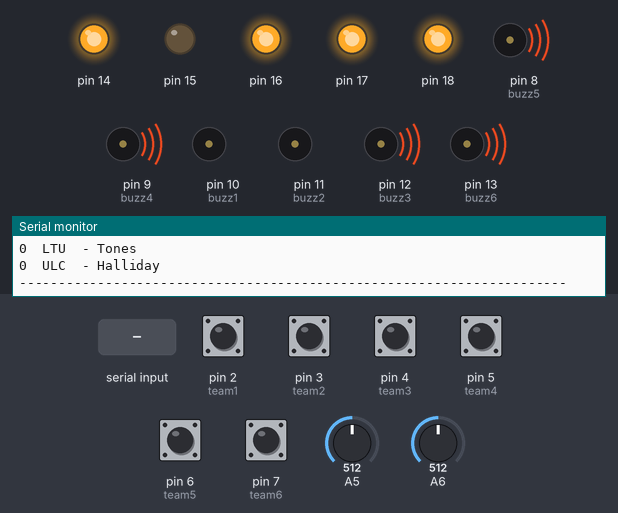
A sketch run on a simulated Arduino Nano, built with avr-gcc and run on an emulated ATmega328P. Parts: output pins drawn as LEDs (lit = HIGH), buzzer (waves = sounding, pin HIGH), the last lines printed to the serial monitor. The test bench sets the inputs (shaded band); at power-on: pin 2 (team1), pin 3 (team2), pin 4 (team3), pin 5 (team4), pin 6 (team5), pin 7 (team6) HIGH, A5 = 512, A6 = 512. Random numbers use the default seed unless the sketch sets one.

Above: at 4.5 s.
4.6 s: pin 4 (team3) pulled LOW for 0.2 s
At 7.1 s:
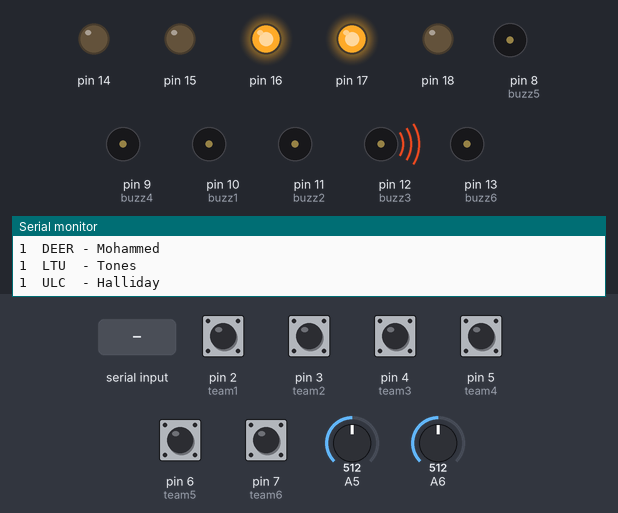
8.1 s: "k" received over Serial
11.6 s: "a5 \n" received over Serial
At 21.9 s:
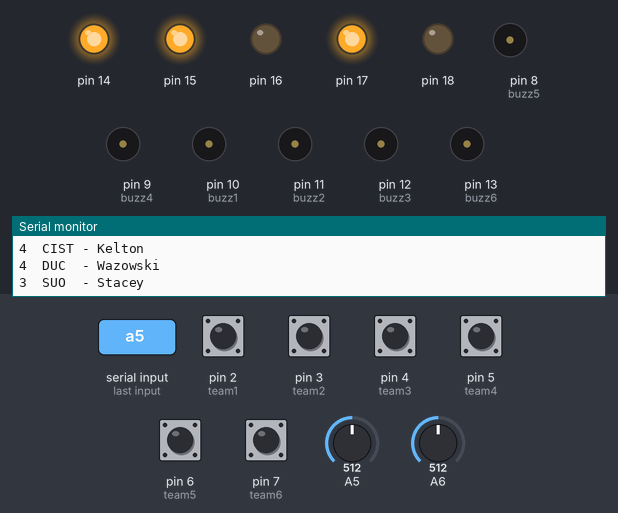
22.7 s: pin 3 (team2) pulled LOW for 0.2 s
26.2 s: byte 54 ('6') received over Serial
At 35.3 s:
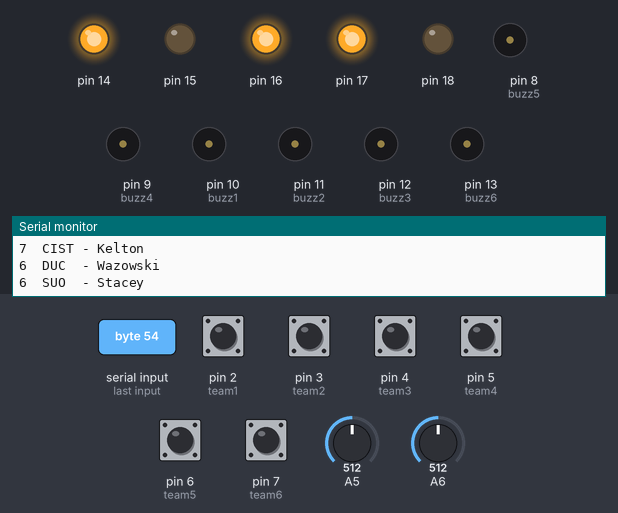
36.1 s: byte 55 ('7') received over Serial
At 39.5 s:
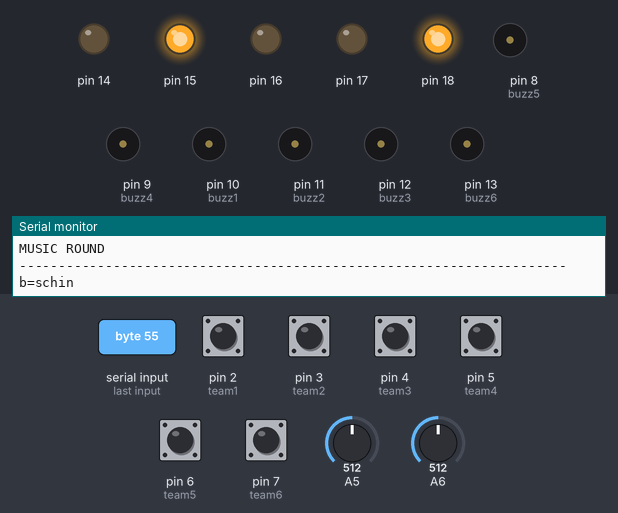
Timing chart, 0 to 41.6 s (numbered marks = the images above; inputs shaded):
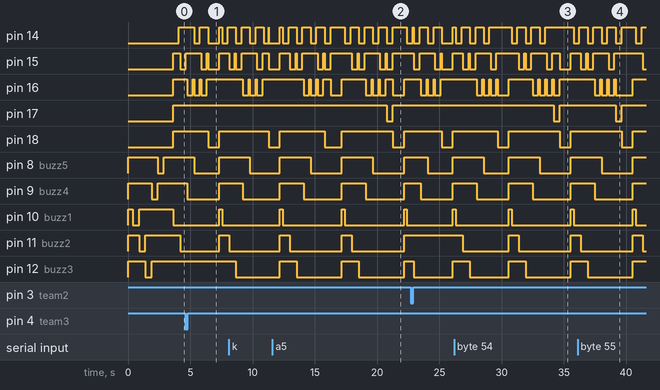

Measured:
- after the input at 11.6 s, pin 17: HIGH → LOW after 9.2 s, → HIGH 0.50 s later
- after the input at 22.7 s, pin 10 (buzz1): LOW → HIGH after 3.4 s
- after the input at 26.2 s, pin 17: HIGH → LOW after 8.0 s, → HIGH 0.50 s later
- after the input at 36.1 s, pin 17: HIGH → LOW after 3.1 s, → HIGH 0.50 s later
- by itself, pin 14: repeats every 5.0 s: 3 × (LOW 0.46 s, HIGH 0.66 s), LOW 0.50 s, HIGH 1.1 s
- by itself, pin 8 (buzz5): alternates HIGH for 2.5 s and LOW for 2.5 s
- by itself, pin 9 (buzz4): alternates HIGH for 1.9 s and LOW for 3.1 s
- by itself, pin 10 (buzz1): alternates HIGH for 0.23 s and LOW for 4.8 s

The sketch:

QuizBuz.ino
```cpp
/*
Quizbuzz by R Clayton
For Arduino Nano
 */


long randNumber;
char receivedChar = "";
int team = 0;
int readystate = 1;
String ts1 = "  CIST - Kelton"; // Carlisle Institute of Squirrels and Technology
String ts2 = "  DUC  - Wazowski"; // Ducks Uni Cambridge
String ts3 = "  SUO  - Stacey"; // Sumbag Uni Oxford
String ts4 = "  DEER - Mohammed"; // University of No Eye Deer.
String ts5 = "  LTU  - Tones"; // Llowda Tones University
String ts6 = "  ULC  - Halliday"; // university of life


int t1 = 0;
int t2 = 0;
int t3 = 0;
int t4 = 0;
int t5 = 0;
int t6 = 0;

//digital reads
int team1 = 2;
int team2 = 3;
int team3 = 4;
int team4 = 5;
int team5 = 6;
int team6 = 7;

//digital write lamps
int buzz1 = 10;
int buzz2 = 11;
int buzz3 = 12;
int buzz4 = 9;
int buzz5 = 8;
int buzz6 = 13;

//int busy = A4;

//not sure why this needs to be here and not in the IF.
int team1bp = 0;
int team2bp = 0;
int team3bp = 0;
int team4bp = 0;
int team5bp = 0;
int team6bp = 0;


void setup() {
  // put your setup code here, to run once:]
  DDRC = B00011111;
  Serial.begin(9600);
  //pinMode(reset,INPUT_PULLUP);
  pinMode(team1,INPUT_PULLUP);
  pinMode(team2,INPUT_PULLUP);
  pinMode(team3,INPUT_PULLUP);
  pinMode(team4,INPUT_PULLUP);
  pinMode(team5,INPUT_PULLUP);
  pinMode(team6,INPUT_PULLUP);
  pinMode(A5,INPUT);
  pinMode(A6,INPUT);
  pinMode(A7,INPUT);

  pinMode(buzz1,OUTPUT);
  pinMode(buzz2,OUTPUT);
  pinMode(buzz3,OUTPUT);
  pinMode(buzz4,OUTPUT);
  pinMode(buzz5,OUTPUT);
  pinMode(buzz6,OUTPUT);
  digitalWrite(buzz1,HIGH);
  digitalWrite(buzz2,HIGH);
  digitalWrite(buzz3,HIGH);
  digitalWrite(buzz4,HIGH);
  digitalWrite(buzz5,HIGH);
  digitalWrite(buzz6,HIGH);
  score();
  lampcheck();
}

void loop() {
  //read quiz buttons
  delay(200);
  if (readystate == 1) {
  if (digitalRead(team1) == 1 ) { Serial.println("----------------------------------------------------------------------"); Serial.print(ts1); Serial.println(" Answered"); t1++; readystate = 0; receivedChar = 'k' ;  digitalWrite(buzz1, LOW); soundoutput(); }
  if (digitalRead(team2) == 1 ) { Serial.println("----------------------------------------------------------------------"); Serial.print(ts2); Serial.println(" Answered"); t2++; readystate = 0; receivedChar = 'W' ;  digitalWrite(buzz2, LOW); soundoutput(); }
  if (digitalRead(team3) == 1 ) { Serial.println("----------------------------------------------------------------------"); Serial.print(ts3); Serial.println(" Answered"); t3++; readystate = 0; receivedChar = 's' ;  digitalWrite(buzz3, LOW); soundoutput(); }
  if (digitalRead(team4) == 1 ) { Serial.println("----------------------------------------------------------------------"); Serial.print(ts4); Serial.println(" Answered"); t4++; readystate = 0; receivedChar = 'm' ;  digitalWrite(buzz4, LOW); soundoutput(); }
  if (digitalRead(team5) == 1 ) { Serial.println("----------------------------------------------------------------------"); Serial.print(ts5); Serial.println(" Answered"); t5++; readystate = 0; receivedChar = 't' ;  digitalWrite(buzz5, LOW); soundoutput(); }
  if (digitalRead(team6) == 1 ) { Serial.println("----------------------------------------------------------------------"); Serial.print(ts6); Serial.println(" Answered"); t6++; readystate = 0; receivedChar = 'h' ;  digitalWrite(buzz6, LOW);  soundoutput(); }

  }

  //if (digitalRead(reset) == 1 ) { Serial.println("LAMP off"); receivedChar = 'c' ;  Serial.println("RESET"); soundoutput(); }
  delay(100);
  if (Serial.available() >0){
  receivedChar = Serial.read();
  soundoutput();
  }

  //Serial.print("a5 "); Serial.println(analogRead(A5));
  //Serial.print("a6 "); Serial.println(analogRead(A6));
  //Serial.print("a7 "); Serial.println(analogRead(A7));
  if (analogRead(A5) > 500 ){  receivedChar = 'r' ; soundoutput(); } //reset
  if (analogRead(A6) > 500 ){  receivedChar = 'D' ; soundoutput(); } //incorrect
  //if (analogRead(A7) >= 1000 ){ receivedChar = 'B' ; soundoutput; } //bonus


 }
```

lampcheck.ino
```cpp
void lampcheck()
{
  digitalWrite(buzz1,LOW);  delay(500);  digitalWrite(buzz1,HIGH);
  digitalWrite(buzz2,LOW);  delay(500);  digitalWrite(buzz2,HIGH);
  digitalWrite(buzz3,LOW);  delay(500);  digitalWrite(buzz3,HIGH);
  digitalWrite(buzz4,LOW);  delay(500);  digitalWrite(buzz4,HIGH);
  digitalWrite(buzz5,LOW);  delay(500);  digitalWrite(buzz5,HIGH);
  digitalWrite(buzz6,LOW);  delay(500);  digitalWrite(buzz6,HIGH);
}
```

score.ino
```cpp
void score(){
  Serial.println("----------------------------------------------------------------------");
  Serial.print(t1); Serial.println(ts1);
  Serial.print(t2); Serial.println(ts2);
  Serial.print(t3); Serial.println(ts3);
  Serial.print(t4); Serial.println(ts4);
  Serial.print(t5); Serial.println(ts5);
  Serial.print(t6); Serial.println(ts6);
  Serial.println("----------------------------------------------------------------------");
  Serial.println("Press i=wrong r=right a=cliff d=halliday" );
  Serial.println("k=CIST w=DUC s=Scumbag m=deer 5=Lowda h=Life" );
  Serial.println("MUSIC ROUND");
  Serial.println("----------------------------------------------------------------------");
  Serial.println("b=schin " );


}
```

soundoutput.ino
```cpp
void soundoutput() {
  if (receivedChar == 'k' ) { PORTC = B00011110;  team = 1;   score();  } //team1 sound 0001
  if (receivedChar == 'W' ) { PORTC = B00011101;  team = 2;   score();  } //team2 sound 0002
  if (receivedChar == 's' ) { PORTC = B00011100;  team = 3;   score();  } //team3 sound 0003
  if (receivedChar == 'm' ) { PORTC = B00011011;  team = 4;   score();  } //team4 sound 0004
  if (receivedChar == 't' ) { PORTC = B00011010;  team = 5;   score();  } //team5 sound 0005
  if (receivedChar == 'h' ) { PORTC = B00011001;  team = 6;   score();  } //team6 sound 0006

  if (receivedChar == '1' ) { PORTC = B00011000;  delay(500); } //007 Gladiator
  if (receivedChar == '2' ) { PORTC = B00010111;  delay(500); } //008 Schindler
  if (receivedChar == '3' ) { PORTC = B00010110;  delay(500); } //009 Dovark 9th
  if (receivedChar == '4' ) { PORTC = B00010101;  delay(500); } //010 Cumberland Friendas
  if (receivedChar == '5' ) { PORTC = B00010100;  delay(500); } //011 Propaganda
  if (receivedChar == '6' ) { PORTC = B00010011;  delay(500); } //012  Berlinda
  if (receivedChar == '7' ) { PORTC = B00010010;  delay(500); } //013  top gun
  if (receivedChar == '8' ) { PORTC = B00010001;  delay(500); } //14 Police titanium
  if (receivedChar == '9' ) { PORTC = B00010000;  delay(500); } //15 911 body Shakin
  if (receivedChar == '0' ) { PORTC = B00001111;  delay(500); } //16 Strangerr
  //RIGHT
  if (receivedChar == 'c' )  { PORTC = B00001110; delay(500); } // 17 Theame RTune
  if (receivedChar == 'i' )  { PORTC = B00001101; delay(500);} // 18 Jingle
  if (receivedChar == 'a' ) { PORTC = B00001100; delay(500); } // 19 correct
  if (receivedChar == 'B' ) { PORTC = B00001011; delay(500); } // 20 oh yeah
  if (receivedChar == 'd' ) { PORTC = B00001010; delay(500); } // 21 cliff
  if (receivedChar == 'e' ) { PORTC = B00001001; delay(500); } // 22 winner
  if (receivedChar == 'f' ) { PORTC = B00001000; delay(500); } // 23 yay
  if (receivedChar == 'g' ) { PORTC = B00000111; delay(500); } // 24 zing
  //WRONG
  if (receivedChar == 'j' ) { PORTC = B00000110; delay(500); } // 25 completely useless answer
  if (receivedChar == 'l' ) { PORTC = B00000101; delay(500); } // 26 No!
  if (receivedChar == 'n' ) { PORTC = B00000100; delay(500); } // 27 what no
  if (receivedChar == 'o' ) { PORTC = B00000011; delay(500); } // 28 completely wrongp
  if (receivedChar == 'p' ) { PORTC = B00000010; delay(500); } // 29 No No No Techno
  if (receivedChar == 'q' ) { PORTC = B00000001; delay(500); } // 30 plonker


  PORTC = B00011111;

  if (receivedChar == 'w' ) {
     randNumber = random(1,6);
     Serial.print("wrong"); Serial.println(randNumber);
     if (randNumber == 1 ) { PORTC = B00000110; delay(500);  Serial.println(randNumber);}
     if (randNumber == 2 ) { PORTC = B00000101; delay(500);  Serial.println(randNumber);}
     if (randNumber == 3 ) { PORTC = B00000100; delay(500);  Serial.println(randNumber);}
     if (randNumber == 4 ) { PORTC = B00000011; delay(500);  Serial.println(randNumber);}
     if (randNumber == 5 ) { PORTC = B00000010; delay(500);  Serial.println(randNumber);}
     if (randNumber == 6 ) { PORTC = B00000001; delay(500);  Serial.println(randNumber);}

     Serial.println("decrement");
     if (team == 1 ) t1 -=2 ;
     if (team == 2 ) t2 -=2 ;
     if (team == 3 ) t3 -=2 ;
     if (team == 4 ) t4 -=2 ;
     if (team == 5 ) t5 -=2 ;
     if (team == 6 ) t6 -=2 ;
     digitalWrite(buzz1, HIGH); digitalWrite(buzz2, HIGH); digitalWrite(buzz3, HIGH); digitalWrite(buzz4, HIGH); digitalWrite(buzz5, HIGH); digitalWrite(buzz6, HIGH);
     readystate = 1;
     score();
     PORTC = B00011111;
   }


   //rBONUS
    if (receivedChar == 'b' ) {
     Serial.println("INCREMENT");
     randNumber = random(6,8);
      if (randNumber == 6 ) { PORTC = B00001001; delay(500); } // 22 winner
      if (randNumber == 7 ) { PORTC = B00001000; delay(500); } // 23 yay
     if (randNumber == 8 ) { PORTC = B00000111; delay(500); } // 24 zing
     if (team == 1 ) t1++ ;
     if (team == 2 ) t2++ ;
     if (team == 3 ) t3++ ;
     if (team == 4 ) t4++ ;
     if (team == 5 ) t5++ ;
     if (team == 6 ) t6++ ;
     digitalWrite(buzz1, HIGH); digitalWrite(buzz2, HIGH); digitalWrite(buzz3, HIGH); digitalWrite(buzz4, HIGH); digitalWrite(buzz5, HIGH); digitalWrite(buzz6, HIGH);
     readystate = 1;
     score();
     PORTC = B00011111;
   }


  //RESET
  if (receivedChar == 'r' ) {
  //RIGHT
  randNumber = random(2,5);
  Serial.print("reset"); Serial.println(randNumber);
  if (randNumber == 2 )  { PORTC = B00001101; delay(500);} // 18 Jingle
  if (randNumber == 3 ) { PORTC = B00001100; delay(500); } // 19 correct
  if (randNumber == 4 ) { PORTC = B00001011; delay(500); } // 20 oh yeah
  if (randNumber == 5 ) { PORTC = B00001010; delay(500); } // 21 cliff


   score();
   digitalWrite(buzz1, HIGH); digitalWrite(buzz2, HIGH); digitalWrite(buzz3, HIGH); digitalWrite(buzz4, HIGH); digitalWrite(buzz5, HIGH); digitalWrite(buzz6, HIGH);
   readystate = 1;
   PORTC = B00011111;
  }

  //RESET

  exit;
  }
```
